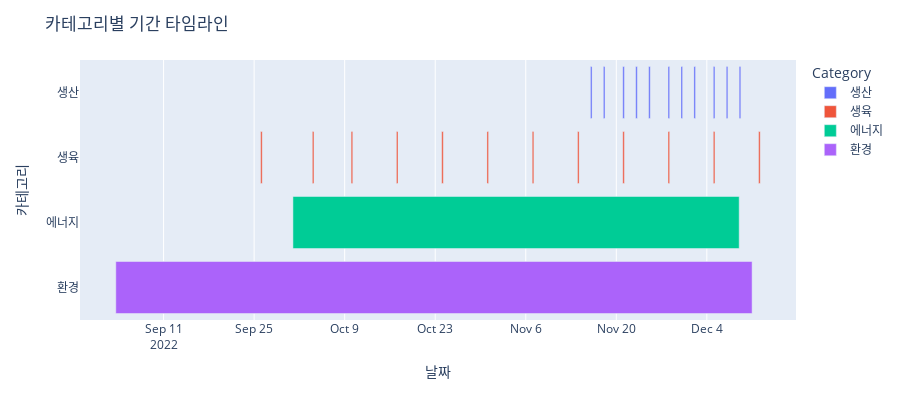

The cell this chart's notebook holds for it:
### Code cell
date_data = pd.DataFrame(all_dates)

# 처음과 끝이 같아 표시 안되는 날짜는 1시간의 격차를 둠
date_data.loc[date_data['Start'] == date_data['End'], 'End'] += pd.Timedelta(hours=6)

# 타임라인 차트
fig = px.timeline(
    date_data,
    x_start="Start",
    x_end="End",
    y="Category",
    color="Category"
)

fig.update_layout(
    title="카테고리별 기간 타임라인",
    xaxis_title="날짜",
    yaxis_title="카테고리",
    width=900,
    height=400
)

fig.show()

### Figure 1 — Plotly figure (JSON) as saved in the notebook; plotly's stock layout.template omitted (floating-point values rounded to 4 significant figures)
{"data": [{"base": ["2022-11-16T00:00:00.000000000", "2022-11-18T00:00:00.000000000", "2022-11-21T00:00:00.000000000", "2022-11-23T00:00:00.000000000", "2022-11-25T00:00:00.000000000", "2022-11-28T00:00:00.000000000", "2022-11-30T00:00:00.000000000", "2022-12-02T00:00:00.000000000", "2022-12-05T00:00:00.000000000", "2022-12-07T00:00:00.000000000", "2022-12-09T00:00:00.000000000"], "hovertemplate": "Category=%{y}<br>Start=%{base}<br>End=%{x}<extra></extra>", "legendgroup": "생산", "marker": {"color": "#636efa", "pattern": {"shape": ""}}, "name": "생산", "orientation": "h", "showlegend": true, "textposition": "auto", "type": "bar", "x": [21600000, 21600000, 21600000, 21600000, 21600000, 21600000, 21600000, 21600000, 21600000, 21600000, 21600000], "xaxis": "x", "y": ["생산", "생산", "생산", "생산", "생산", "생산", "생산", "생산", "생산", "생산", "생산"], "yaxis": "y"}, {"base": ["2022-09-26T00:00:00.000000000", "2022-10-04T00:00:00.000000000", "2022-10-10T00:00:00.000000000", "2022-10-17T00:00:00.000000000", "2022-10-24T00:00:00.000000000", "2022-10-31T00:00:00.000000000", "2022-11-07T00:00:00.000000000", "2022-11-14T00:00:00.000000000", "2022-11-21T00:00:00.000000000", "2022-11-28T00:00:00.000000000", "2022-12-05T00:00:00.000000000", "2022-12-12T00:00:00.000000000"], "hovertemplate": "Category=%{y}<br>Start=%{base}<br>End=%{x}<extra></extra>", "legendgroup": "생육", "marker": {"color": "#EF553B", "pattern": {"shape": ""}}, "name": "생육", "orientation": "h", "showlegend": true, "textposition": "auto", "type": "bar", "x": [21600000, 21600000, 21600000, 21600000, 21600000, 21600000, 21600000, 21600000, 21600000, 21600000, 21600000, 21600000], "xaxis": "x", "y": ["생육", "생육", "생육", "생육", "생육", "생육", "생육", "생육", "생육", "생육", "생육", "생육"], "yaxis": "y"}, {"base": ["2022-10-01T00:00:00.000000000"], "hovertemplate": "Category=%{y}<br>Start=%{base}<br>End=%{x}<extra></extra>", "legendgroup": "에너지", "marker": {"color": "#00cc96", "pattern": {"shape": ""}}, "name": "에너지", "orientation": "h", "showlegend": true, "textposition": "auto", "type": "bar", "x": [5961600000], "xaxis": "x", "y": ["에너지"], "yaxis": "y"}, {"base": ["2022-09-03T14:41:45.000000000"], "hovertemplate": "Category=%{y}<br>Start=%{base}<br>End=%{x}<extra></extra>", "legendgroup": "환경", "marker": {"color": "#ab63fa", "pattern": {"shape": ""}}, "name": "환경", "orientation": "h", "showlegend": true, "textposition": "auto", "type": "bar", "x": [8500670000], "xaxis": "x", "y": ["환경"], "yaxis": "y"}], "layout": {"barmode": "overlay", "height": 400, "legend": {"title": {"text": "Category"}, "tracegroupgap": 0}, "margin": {"t": 60}, "title": {"text": "카테고리별 기간 타임라인"}, "width": 900, "xaxis": {"anchor": "y", "domain": [0, 1], "title": {"text": "날짜"}, "type": "date"}, "yaxis": {"anchor": "x", "categoryarray": ["환경", "에너지", "생육", "생산"], "categoryorder": "array", "domain": [0, 1], "title": {"text": "카테고리"}}}}
